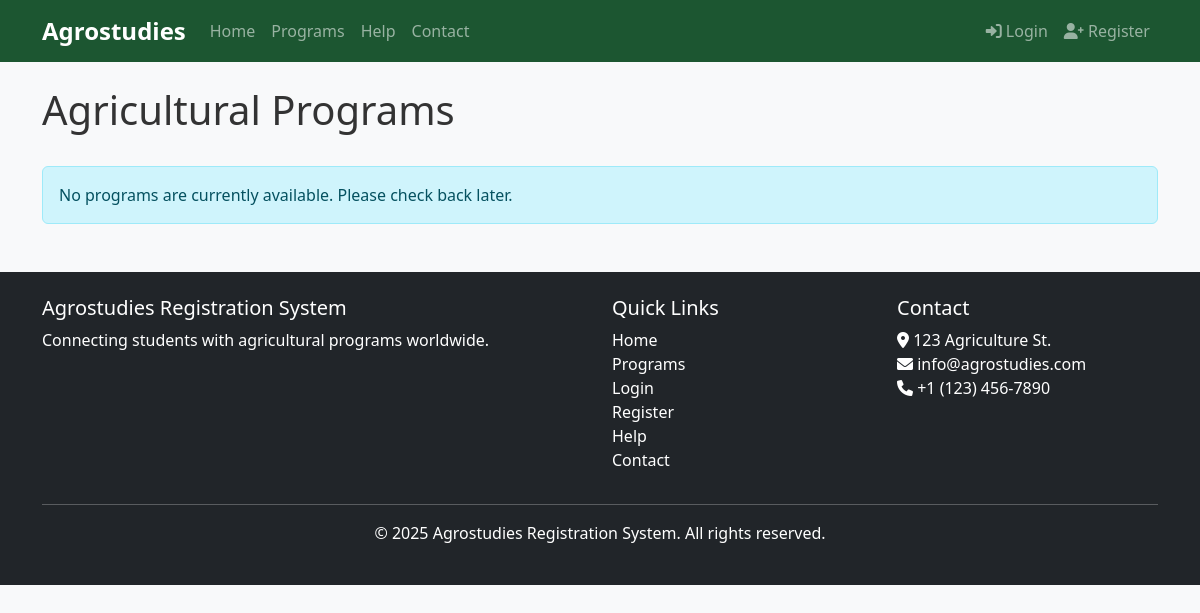
Page /programs/ on the earlier database version.
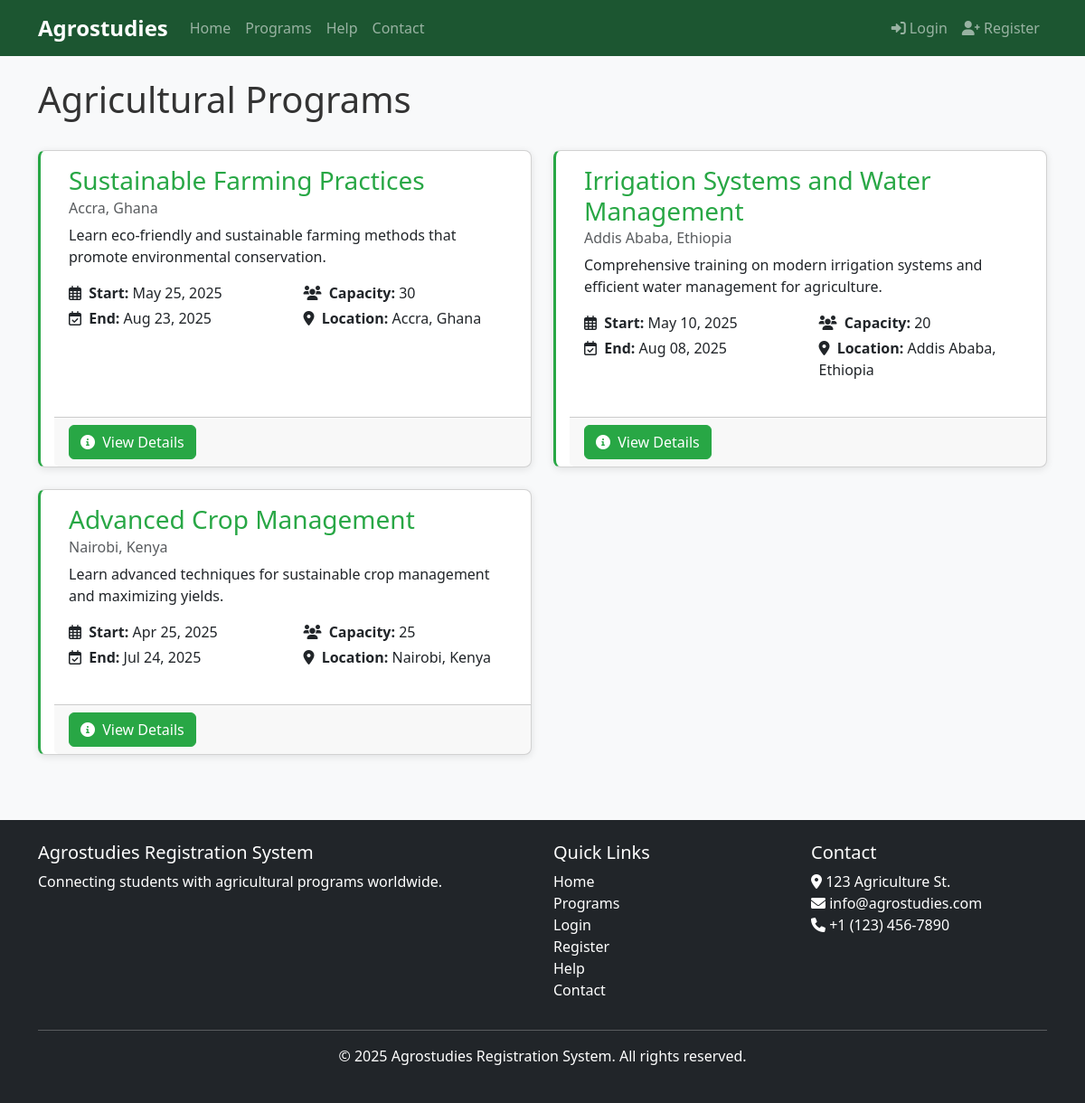
Same page on the later database version.
### core/models.py (models this page shows, shortened)
class AgricultureProgram(models.Model):
    title = models.CharField(max_length=200)
    description = models.TextField()
    start_date = models.DateField()
    end_date = models.DateField()
    location = models.CharField(max_length=100)
    capacity = models.PositiveIntegerField()
    created_at = models.DateTimeField(auto_now_add=True)
    updated_at = models.DateTimeField(auto_now=True)

### core/views.py (the view)
# urls.py: path('programs/', views.program_list, name='program_list'),
def program_list(request):
    programs = AgricultureProgram.objects.all().order_by('-start_date')
    paginator = Paginator(programs, 10)  # Show 10 programs per page
    page_number = request.GET.get('page')
    page_obj = paginator.get_page(page_number)
    return render(request, 'program_list.html', {'page_obj': page_obj})

### templates/program_list.html (shortened to what this page needs)
{% extends 'base.html' %}
{% block content %}
<div class="d-flex justify-content-between align-items-center mb-4">
    <h1>Agricultural Programs</h1>
</div>
{% if page_obj %}
    <div class="row">
        {% for program in page_obj %}
            <div class="col-md-6 mb-4">
                <div class="card h-100 program-list-item">
                    <div class="card-body">
                        <h3 class="card-title">{{ program.title }}</h3>
                        <h6 class="card-subtitle mb-2 text-muted">{{ program.location }}</h6>
                        <p class="card-text">
                            {{ program.description|truncatewords:30 }}
                        </p>
                        <div class="row">
                            <div class="col-md-6">
                                <p class="mb-1">
                                    <i class="far fa-calendar-alt me-1"></i>
                                    <strong>Start:</strong> {{ program.start_date|date:"M d, Y" }}
                                </p>
                                <p class="mb-1">
                                    <i class="far fa-calendar-check me-1"></i>
                                    <strong>End:</strong> {{ program.end_date|date:"M d, Y" }}
                                </p>
                            </div>
                            <div class="col-md-6">
                                <p class="mb-1">
                                    <i class="fas fa-users me-1"></i>
                                    <strong>Capacity:</strong> {{ program.capacity }}
                                </p>
                                <p class="mb-1">
                                    <i class="fas fa-map-marker-alt me-1"></i>
                                    <strong>Location:</strong> {{ program.location }}
                                </p>
                            </div>
                        </div>
                    </div>
                    <div class="card-footer">
                        <a href="{% url 'program_detail' program.id %}" class="btn btn-primary">
                            <i class="fas fa-info-circle me-1"></i> View Details
                        </a>
                    </div>
                </div>
            </div>
        {% endfor %}
    </div>
{% else %}
    <div class="alert alert-info">
        No programs are currently available. Please check back later.
    </div>
{% endif %}
{% endblock %}

Differences in the rows shown:
added AgricultureProgram: title "Sustainable Farming Practices", location "Accra, Ghana", description "Learn eco-friendly and sustainable farming methods that promote environmental conservation.", start_date "May 25, 2025", end_date "Aug 23, 2025", capacity "30"
added AgricultureProgram: title "Irrigation Systems and Water Management", location "Addis Ababa, Ethiopia", description "Comprehensive training on modern irrigation systems and efficient water management for agriculture.", start_date "May 10, 2025", end_date "Aug 08, 2025", capacity "20"
added AgricultureProgram: title "Advanced Crop Management", location "Nairobi, Kenya", description "Learn advanced techniques for sustainable crop management and maximizing yields.", start_date "Apr 25, 2025", end_date "Jul 24, 2025", capacity "25"
Other differences:
text no longer shown: "No programs are currently available. Please check back later."
